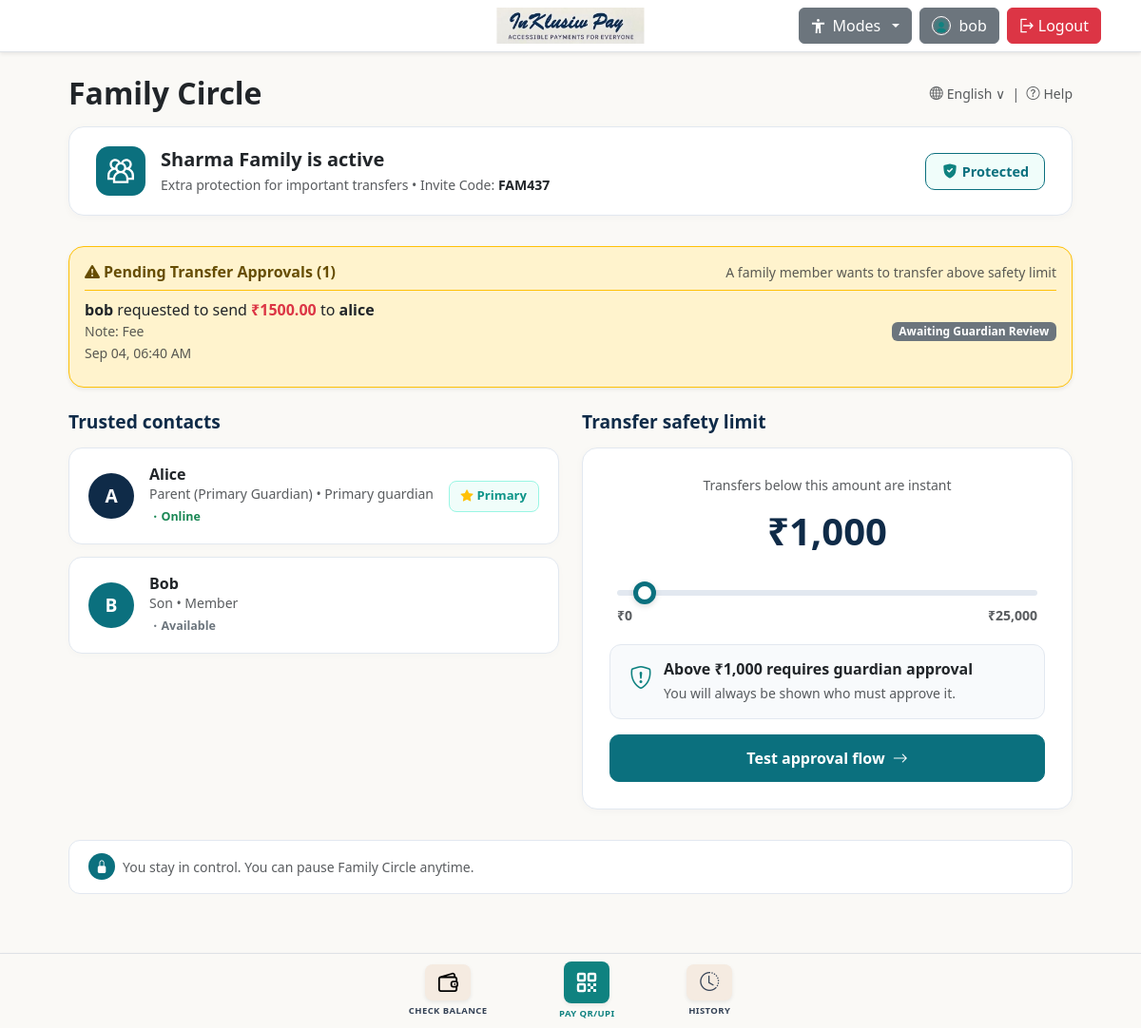
Before: /family (signed in) with the older database file.
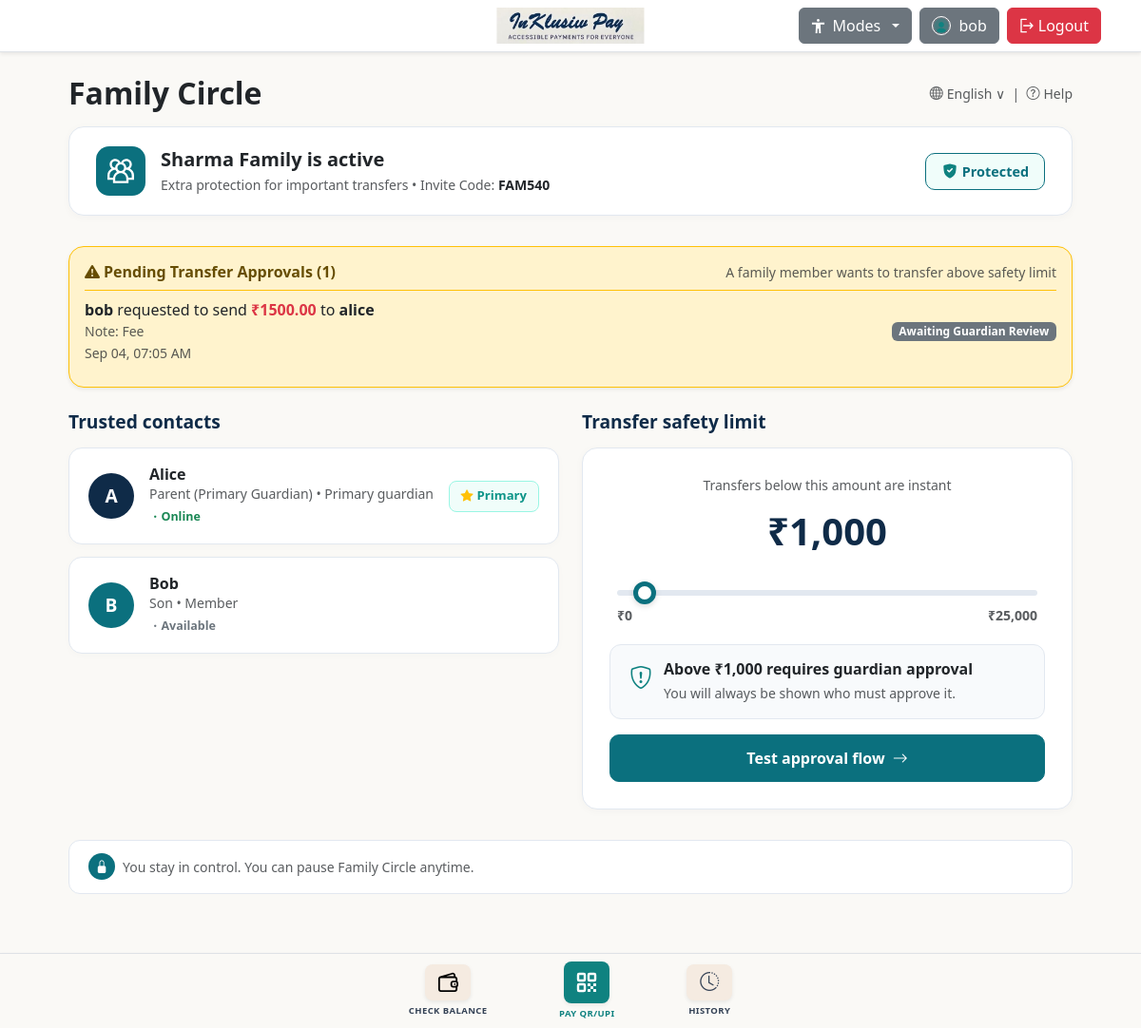
After: the same page with the newer database file.
### upiapp/models.py (models this page shows, shortened)
class Base(DeclarativeBase):
    pass

class FamilyCircle(Base):
    __tablename__ = "family_circles"
    id: Mapped[int] = mapped_column(Integer, primary_key=True, autoincrement=True)
    name: Mapped[str] = mapped_column(String(100), nullable=False)
    admin_id: Mapped[int] = mapped_column(ForeignKey("users.id"), nullable=False)
    daily_limit: Mapped[float] = mapped_column(Float, default=5000.0, nullable=False)
    is_active: Mapped[bool] = mapped_column(Boolean, default=True, nullable=False)
    invite_code: Mapped[str] = mapped_column(String(12), unique=True, nullable=False)
    created_at: Mapped[datetime] = mapped_column(
        DateTime,
        nullable=False,
        default=lambda: datetime.now(timezone.utc),
    )
    admin: Mapped["User"] = relationship(foreign_keys=[admin_id])
    members: Mapped[list["FamilyMember"]] = relationship(
        back_populates="family",
        cascade="all, delete-orphan",
    )
    requests: Mapped[list["FamilyTransferRequest"]] = relationship(
        back_populates="family",
        cascade="all, delete-orphan",
    )

class FamilyTransferRequest(Base):
    __tablename__ = "family_transfer_requests"
    id: Mapped[int] = mapped_column(Integer, primary_key=True, autoincrement=True)
    family_id: Mapped[int] = mapped_column(ForeignKey("family_circles.id"), nullable=False)
    requester_id: Mapped[int] = mapped_column(ForeignKey("users.id"), nullable=False)
    recipient: Mapped[str] = mapped_column(String(80), nullable=False)
    amount: Mapped[float] = mapped_column(Float, nullable=False)
    note: Mapped[str | None] = mapped_column(String(255), nullable=True)
    status: Mapped[str] = mapped_column(String(20), default="PENDING", nullable=False)  # PENDING, APPROVED, REJECTED
    created_at: Mapped[datetime] = mapped_column(
        DateTime,
        nullable=False,
        default=lambda: datetime.now(timezone.utc),
    )
    family: Mapped["FamilyCircle"] = relationship(back_populates="requests")
    requester: Mapped["User"] = relationship(foreign_keys=[requester_id])

class User(Base, UserMixin):
    __tablename__ = "users"
    id: Mapped[int] = mapped_column(Integer, primary_key=True, autoincrement=True)
    username: Mapped[str] = mapped_column(String(80), unique=True, nullable=False)
    email: Mapped[str] = mapped_column(String(255), unique=True, nullable=False)
    password_hash: Mapped[str | None] = mapped_column(String(255), nullable=True)
    wallet: Mapped[float] = mapped_column(Float, default=100.0, nullable=False)
    qr_image: Mapped[str | None] = mapped_column(String(255), nullable=True)
    profile_image: Mapped[str | None] = mapped_column(String(255), nullable=True)
    transaction_pin_hash: Mapped[str | None] = mapped_column(String(255), nullable=True)
    created: Mapped[datetime] = mapped_column(
        DateTime,
        nullable=False,
        default=lambda: datetime.now(timezone.utc),
    )
    sent_transactions: Mapped[list["Transaction"]] = relationship(
        foreign_keys="[Transaction.sender_id]",
        back_populates="sender",
        cascade="all, delete-orphan",
    )
    received_transactions: Mapped[list["Transaction"]] = relationship(
        foreign_keys="[Transaction.receiver_id]",
        back_populates="receiver",
        cascade="all, delete-orphan",
    )
    family_memberships: Mapped[list["FamilyMember"]] = relationship(
        back_populates="user",
        cascade="all, delete-orphan",
    )
    favorite_contacts: Mapped[list["FavoriteContact"]] = relationship(
        "FavoriteContact",
        foreign_keys="FavoriteContact.user_id",
        back_populates="user",
        cascade="all, delete-orphan",
    )

### upiapp/routes.py (the view)
@app.route("/family")
@login_required
def family_circle():
    with Session() as session:
        membership = session.query(FamilyMember).filter_by(user_id=current_user.id).first()
        if not membership or not membership.family:
            return render_template("family_intro.html", title="Set up your Family Circle")
        family = membership.family
        members = session.query(FamilyMember).filter_by(family_id=family.id).all()
        is_admin = (family.admin_id == current_user.id or membership.role in ["ADMIN", "PRIMARY_GUARDIAN"])
        if is_admin:
            pending_requests = (
                session.query(FamilyTransferRequest)
                .filter_by(family_id=family.id, status="PENDING")
                .order_by(desc(FamilyTransferRequest.created_at))
                .all()
            )
        else:
            pending_requests = (
                session.query(FamilyTransferRequest)
                .filter_by(family_id=family.id, requester_id=current_user.id, status="PENDING")
                .order_by(desc(FamilyTransferRequest.created_at))
                .all()
            )
        return render_template(
            "family_dashboard.html",
            title=f"{family.name} - Family Circle",
            family=family,
            members=members,
            is_admin=is_admin,
            pending_requests=pending_requests,
        )

### upiapp/__init__.py (called while the page is built)
@login_manager.user_loader
def load_user(user_id):
    with Session() as session:
        user = session.get(User, int(user_id))
        if user is not None:
            session.expunge(user)
        return user

### upiapp/templates/family_dashboard.html (shortened to what the changed rows need)
{% extends "base.html" %}
{% block content %}
<div class="container family-dash-container">
    <div class="d-flex justify-content-between align-items-center mb-3">
        <h2 class="fw-bold text-dark mb-0">Family Circle</h2>
    </div>
    <div class="family-active-banner">
        <div class="d-flex align-items-center gap-3">
            <div>
                <h5 class="fw-bold text-dark mb-1">
                    {{ family.name }} is active
                </h5>
                <p class="text-muted small mb-0">Extra protection for important transfers • Invite Code: <strong class="text-dark">{{ family.invite_code }}</strong></p>
            </div>
        </div>
    </div>
    {% if pending_requests %}
    <div class="card border-warning bg-warning-subtle rounded-4 p-3 mb-4 shadow-sm">
        <div class="list-group list-group-flush">
            {% for req in pending_requests %}
            <div class="list-group-item bg-transparent px-0 py-2 d-flex flex-wrap justify-content-between align-items-center gap-2">
                <div>
                    <strong>{{ req.requester.username }}</strong> requested to send <strong class="text-danger">₹{{ "%.2f"|format(req.amount) }}</strong> to <strong>{{ req.recipient }}</strong>
                    {% if req.note %}<span class="text-muted small d-block">Note: {{ req.note }}</span>{% endif %}
                    <small class="text-muted">{{ req.created_at.strftime('%b %d, %I:%M %p') }}</small>
                </div>
                {% if is_admin %}
                <div class="d-flex gap-2">
                    <form method="POST" action="{{ url_for('approve_transfer', request_id=req.id) }}" class="d-inline">
                        <button type="submit" class="btn btn-sm btn-success px-3 fw-semibold">
                            <i class="bi bi-check-lg me-1"></i>Approve Transfer
                        </button>
                    </form>
                    <form method="POST" action="{{ url_for('reject_transfer', request_id=req.id) }}" class="d-inline">
                        <button type="submit" class="btn btn-sm btn-outline-danger px-3">Reject</button>
                    </form>
                </div>
                {% else %}
                <span class="badge bg-secondary">Awaiting Guardian Review</span>
                {% endif %}
            </div>
            {% endfor %}
        </div>
    </div>
    {% endif %}
    <div class="row g-4">
        <div class="col-lg-6">
            <div class="limit-card">
                <p class="text-muted small text-center mb-1">Transfers below this amount are instant</p>
                <div class="limit-display-amount" id="limitDisplay">₹{{ "{:,.0f}".format(family.daily_limit) }}</div>
                <div class="px-2">
                    <input type="range" class="custom-slider-range" id="limitSlider" min="0" max="25000" step="500" value="{{ family.daily_limit|int }}" {% if not is_admin %}disabled{% endif %}>
                    <div class="d-flex justify-content-between text-muted small fw-semibold mt-1">
                        <span>₹0</span>
                        <span>₹25,000</span>
                    </div>
                </div>
                <div class="limit-alert-box">
                    <div class="text-teal fs-4">
                    </div>
                    <div>
                        <h6 class="fw-bold text-dark mb-1" id="limitBoxTitle">Above ₹{{ "{:,.0f}".format(family.daily_limit) }} requires guardian approval</h6>
                        <p class="text-muted small mb-0">You will always be shown who must approve it.</p>
                    </div>
                </div>
                <a href="{{ url_for('pay') }}" class="btn-test-approval">
                    <span>Test approval flow</span>
                    <i class="bi bi-arrow-right"></i>
                </a>
            </div>
        </div>
    </div>
</div>
{% endblock %}

Changed rows visible on the page:
changed FamilyCircle "Sharma Family": invite_code "FAM437" → "FAM540"
changed FamilyTransferRequest "alice": created_at "Sep 04, 06:40 AM" → "Sep 04, 07:05 AM"
